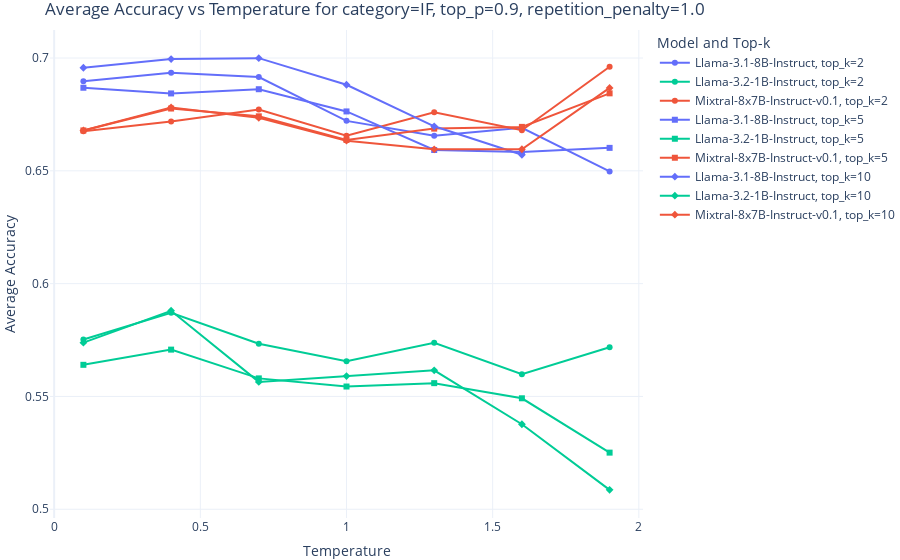

The code cell stored with this chart in its notebook:
### Code cell
import plotly.graph_objects as go
import pandas as pd
import plotly.express as px

category = "IF"
top_p = 0.9
repetition_penalty = 1.0
top_k_values = [2, 5, 10]

fig = go.Figure()

marker_symbols = {2: "circle", 5: "square", 10: "diamond"}

df_sub = df[
    (df["category"] == category)
    & (df["top_p"] == top_p)
    & (df["repetition_penalty"] == repetition_penalty)
]
model_names = df_sub["model_name"].unique()
color_palette = px.colors.qualitative.Plotly  # Plotly 默认调色板
color_map = {
    model: color_palette[i % len(color_palette)] for i, model in enumerate(model_names)
}

for top_k in top_k_values:
    df_k = df_sub[df_sub["top_k"] == top_k]
    grouped = (
        df_k.groupby(["model_name", "temperature"])["accuracy"].mean().reset_index()
    )

    for model_name, group in grouped.groupby("model_name"):
        group_sorted = group.sort_values("temperature")
        fig.add_trace(
            go.Scatter(
                x=group_sorted["temperature"],
                y=group_sorted["accuracy"],
                mode="lines+markers",
                name=f"{model_name}, top_k={top_k}",
                marker_symbol=marker_symbols[top_k],
                marker=dict(color=color_map[model_name]),
                line=dict(color=color_map[model_name]),
            )
        )

fig.update_layout(
    title=f"Average Accuracy vs Temperature for category={category}, top_p={top_p}, repetition_penalty={repetition_penalty}",
    xaxis_title="Temperature",
    yaxis_title="Average Accuracy",
    legend_title="Model and Top-k",
    template="plotly_white",
    autosize=True,
    margin=dict(l=0, r=0, b=0, t=30),
)

fig.show()

### Figure 1 — Plotly figure (JSON) as saved in the notebook; plotly's stock layout.template omitted (floating-point values rounded to 4 significant figures)
{"data": [{"line": {"color": "#636EFA"}, "marker": {"color": "#636EFA", "symbol": "circle"}, "mode": "lines+markers", "name": "Llama-3.1-8B-Instruct, top_k=2", "type": "scatter", "x": [0.1, 0.4, 0.7, 1.0, 1.3, 1.6, 1.9], "y": [0.6896, 0.6934, 0.6916, 0.6721, 0.6655, 0.6691, 0.6497]}, {"line": {"color": "#00CC96"}, "marker": {"color": "#00CC96", "symbol": "circle"}, "mode": "lines+markers", "name": "Llama-3.2-1B-Instruct, top_k=2", "type": "scatter", "x": [0.1, 0.4, 0.7, 1.0, 1.3, 1.6, 1.9], "y": [0.5752, 0.5871, 0.5734, 0.5656, 0.5738, 0.5598, 0.5718]}, {"line": {"color": "#EF553B"}, "marker": {"color": "#EF553B", "symbol": "circle"}, "mode": "lines+markers", "name": "Mixtral-8x7B-Instruct-v0.1, top_k=2", "type": "scatter", "x": [0.1, 0.4, 0.7, 1.0, 1.3, 1.6, 1.9], "y": [0.6675, 0.6719, 0.6771, 0.6655, 0.6759, 0.668, 0.6961]}, {"line": {"color": "#636EFA"}, "marker": {"color": "#636EFA", "symbol": "square"}, "mode": "lines+markers", "name": "Llama-3.1-8B-Instruct, top_k=5", "type": "scatter", "x": [0.1, 0.4, 0.7, 1.0, 1.3, 1.6, 1.9], "y": [0.6868, 0.6843, 0.6862, 0.6763, 0.6592, 0.6584, 0.6602]}, {"line": {"color": "#00CC96"}, "marker": {"color": "#00CC96", "symbol": "square"}, "mode": "lines+markers", "name": "Llama-3.2-1B-Instruct, top_k=5", "type": "scatter", "x": [0.1, 0.4, 0.7, 1.0, 1.3, 1.6, 1.9], "y": [0.564, 0.5708, 0.558, 0.5544, 0.5559, 0.5492, 0.5251]}, {"line": {"color": "#EF553B"}, "marker": {"color": "#EF553B", "symbol": "square"}, "mode": "lines+markers", "name": "Mixtral-8x7B-Instruct-v0.1, top_k=5", "type": "scatter", "x": [0.1, 0.4, 0.7, 1.0, 1.3, 1.6, 1.9], "y": [0.6679, 0.6776, 0.6742, 0.6637, 0.6687, 0.6695, 0.6843]}, {"line": {"color": "#636EFA"}, "marker": {"color": "#636EFA", "symbol": "diamond"}, "mode": "lines+markers", "name": "Llama-3.1-8B-Instruct, top_k=10", "type": "scatter", "x": [0.1, 0.4, 0.7, 1.0, 1.3, 1.6], "y": [0.6957, 0.6995, 0.6999, 0.6881, 0.6697, 0.6571]}, {"line": {"color": "#00CC96"}, "marker": {"color": "#00CC96", "symbol": "diamond"}, "mode": "lines+markers", "name": "Llama-3.2-1B-Instruct, top_k=10", "type": "scatter", "x": [0.1, 0.4, 0.7, 1.0, 1.3, 1.6, 1.9], "y": [0.5738, 0.588, 0.5565, 0.559, 0.5616, 0.5377, 0.5086]}, {"line": {"color": "#EF553B"}, "marker": {"color": "#EF553B", "symbol": "diamond"}, "mode": "lines+markers", "name": "Mixtral-8x7B-Instruct-v0.1, top_k=10", "type": "scatter", "x": [0.1, 0.4, 0.7, 1.0, 1.3, 1.6, 1.9], "y": [0.6679, 0.6781, 0.6735, 0.6634, 0.6595, 0.6596, 0.6868]}], "layout": {"autosize": true, "legend": {"title": {"text": "Model and Top-k"}}, "margin": {"b": 0, "l": 0, "r": 0, "t": 30}, "title": {"text": "Average Accuracy vs Temperature for category=IF, top_p=0.9, repetition_penalty=1.0"}, "xaxis": {"title": {"text": "Temperature"}}, "yaxis": {"title": {"text": "Average Accuracy"}}}}
